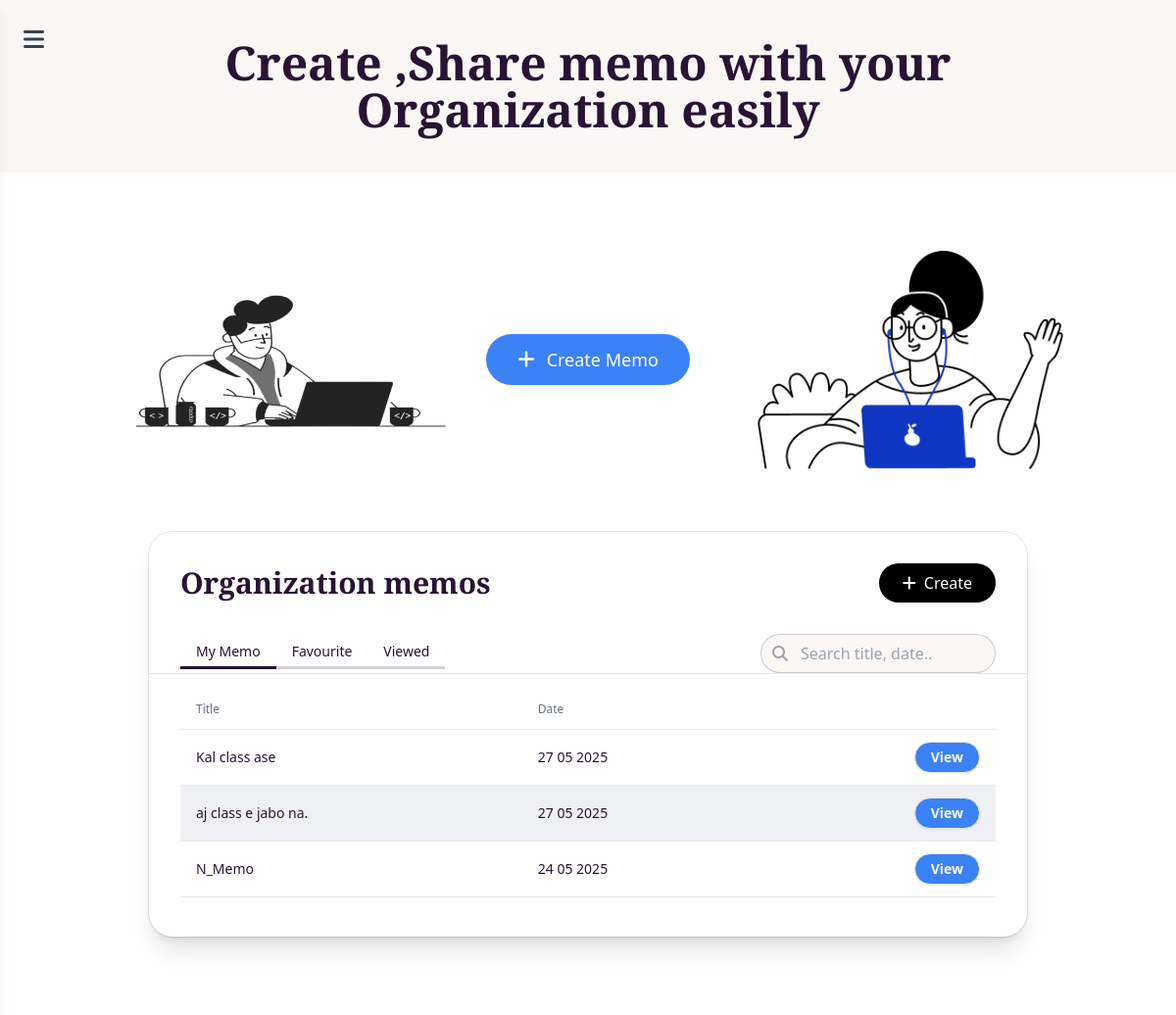
Page /dashboard/ on the earlier database version.
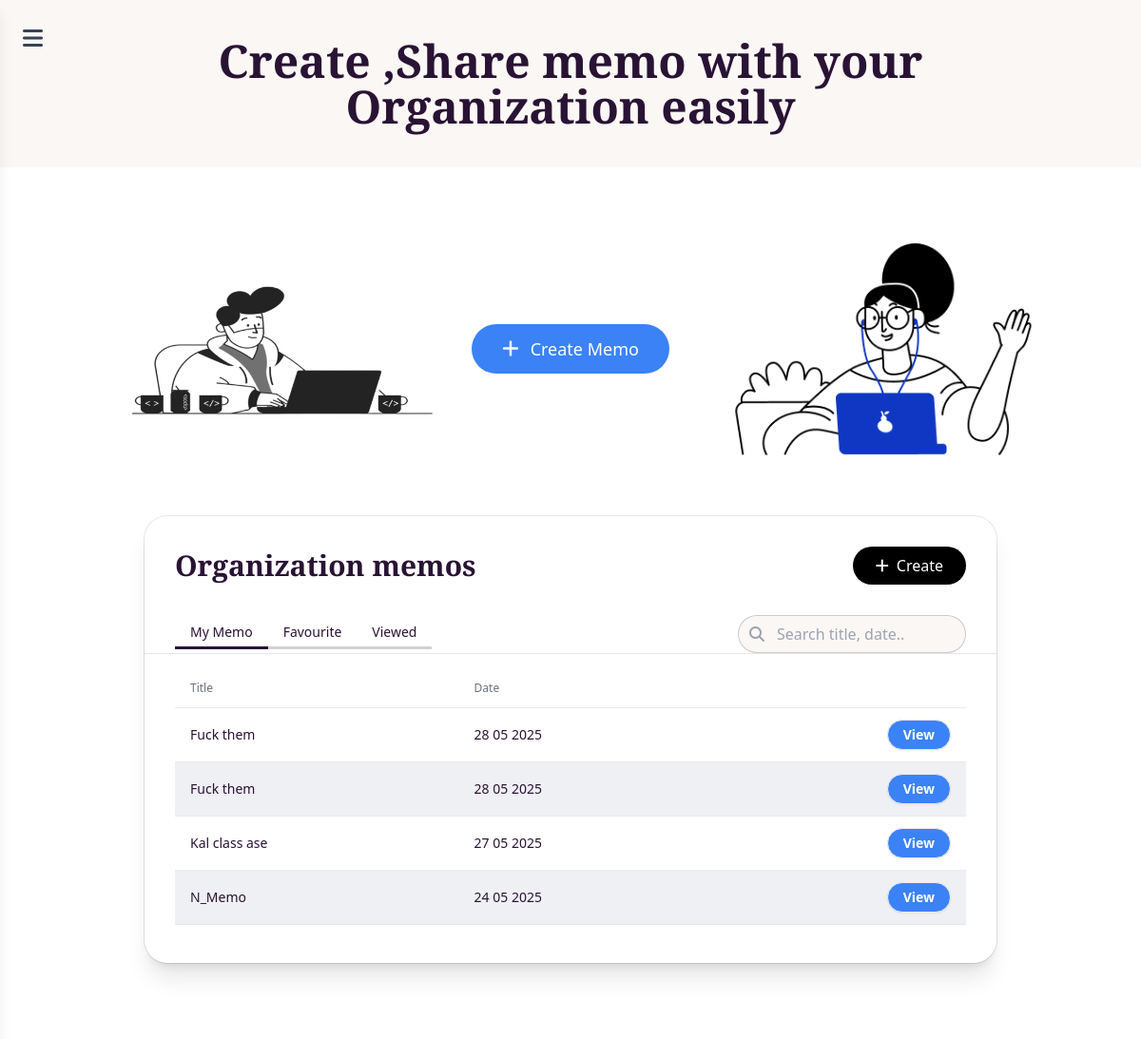
Same page on the later database version.
### models/m_model.py (models this page shows)
class Memo(Base):
    __tablename__ = "memos"
    id = Column(Integer, primary_key=True, index=True)
    title = Column(String, index=True)
    content = Column(String)
    created_at = Column(DateTime(timezone=True), server_default=func.now())
    updated_at = Column(DateTime(timezone=True))

### main.py (the view)
@app.get("/dashboard/", response_class=HTMLResponse)
async def read_dashboard_page(request: Request, db: Session = Depends(get_db)):
    memos_data = (
        db.query(m_model.Memo).order_by(m_model.Memo.created_at.desc()).limit(25).all()
    )
    validated_memos = [
        m_schema.SMemoUpdateResponse.model_validate(memo) for memo in memos_data
    ]
    context = {
        "request": request,
        "title": "N-MEMO -userDash",
        "user_name": "Guest",
        "memos": validated_memos,
    }
    return template.TemplateResponse("dashboard.html", context)

### templates/dashboard.html (shortened to what this page needs)
<!DOCTYPE html>
<html lang="en" data-theme="cupcake">
<head>
  <script src="https://cdn.tailwindcss.com"></script>
  <link href="https://cdn.jsdelivr.net/npm/daisyui@4.12.24/dist/full.min.css" rel="stylesheet" type="text/css" />
  <script src="https://cdn.tailwindcss.com"></script>
  <link rel="stylesheet" href="https://cdnjs.cloudflare.com/ajax/libs/font-awesome/6.7.2/css/all.min.css"
 />
</head>
<body>
  <header class="max-w-screen-xl mx-auto">
    <h1 class="playfair font-bold text-center text-5xl max-w-[1200px] mx-auto my-10">
      Create ,Share memo with your <br />
      Organization easily
    </h1>
  </header>
  <section class="py-20 bg-white">
    <div class="flex justify-center items-center gap-6">
      <img src="/static/asset/vector1 (2).png" alt="Left Icon" class="w-96 h-auto" />
      <a href="/create_memo/"
        class="flex items-center gap-3 px-8 py-3 rounded-full bg-blue-500 text-white text-lg font-medium hover:bg-blue-600 transition">
        <i class="fa-solid fa-plus text-xl"></i> Create Memo
      </a>
      <img src="/static/asset/vector1 (1).png" alt="Right Icon" class="w-96 h-auto" />
    </div>
    <div class="mx-auto mt-16 w-11/12 max-w-4xl rounded-3xl bg-white shadow-xl ring-1 ring-black/10">
      <div class="flex items-center justify-between px-8 pt-8">
        <h2 class="playfair text-3xl font-semibold">Organization memos</h2>
        <a href="/create_memo"
          class="flex items-center gap-2 px-6 py-2 rounded-full bg-black text-white hover:bg-gray-800 transition">
          <i class="fa-solid fa-plus"></i> Create
        </a>
      </div>
      <div class="flex items-center justify-between px-8 mt-8 border-b">
        <div role="tablist" class="tabs tabs-bordered">
          <a role="tab" class="tab tab-active" href="/my_memo/">My Memo</a>
          <a role="tab" class="tab" href="#">Favourite</a>
          <a role="tab" class="tab" href="#">Viewed</a>
        </div>
        <div class="relative w-60">
          <i class="fa-solid fa-magnifying-glass absolute left-3 top-1/2 -translate-y-1/2 text-gray-400"></i>
          <input type="text" placeholder="Search title, date.."
            class="input input-bordered pl-10 w-full h-10 rounded-full" />
        </div>
      </div>
      <div class="px-8 pb-10 max-h-[420px] overflow-y-auto">
        <table class="table w-full mt-4">
          <thead>
            <tr class="text-gray-500 border-b sticky top-0 bg-white">
              <th class="font-normal">Title</th>
              <th class="font-normal">Date</th>
              <th></th>
            </tr>
          </thead>
          <tbody class="[&>tr:nth-child(even)]:bg-gray-200/60">
            {% if memos %}
            {% for memo in memos %}
            <tr class="border-b">
              <td>{{ memo.title }}</td>
              <td>{{ memo.created_at.strftime('%d %m %Y')}}</td>
              <td class="text-right">
                <a href="/memo_detail/{{memo.id}}"
                  class="btn btn-sm rounded-full bg-blue-500 text-white hover:bg-blue-600 px-4">View</a>
              </td>
            </tr>
            {% endfor %}
            {% else %}
            <tr>
              <td colspan="3" class="text-center py-4">No memos found.</td>
            </tr>
            {% endif %}
          </tbody>
        </table>
      </div>
    </div>
  </section>
</body>
</html>

### templates/dashboard.html (style rules this page uses)
.playfair { font-family: "Playfair Display", serif; }

Differences in the rows shown:
removed Memo: title "aj class e jabo na.", created_at "27 05 2025"
added Memo: title "Fuck them", created_at "28 05 2025"
added Memo: title "Fuck them", created_at "28 05 2025"
